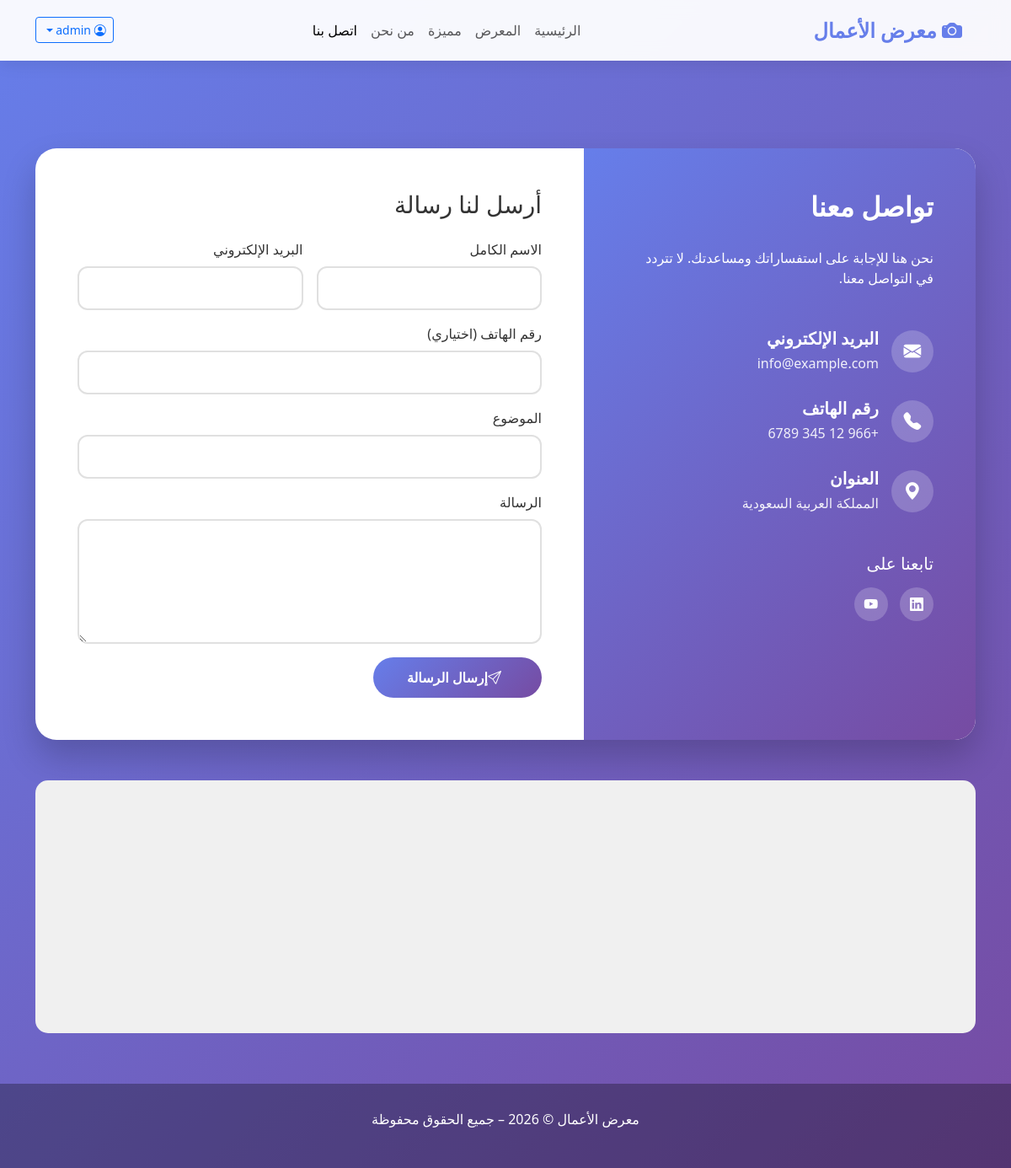
The page /contact (signed in) on the database its author committed.
### app.py (models this page shows, shortened)
class SiteSettings(db.Model):
    id = db.Column(db.Integer, primary_key=True)
    site_title = db.Column(db.String(200), default='معرض الأعمال')
    site_description = db.Column(db.Text, default='مرحباً بكم في معرض أعمالنا')
    site_logo = db.Column(db.String(500))
    favicon = db.Column(db.String(500))
    contact_email = db.Column(db.String(200))
    social_links = db.Column(db.JSON)
    theme_color = db.Column(db.String(20), default='#667eea')
    qr_code_text = db.Column(db.Text)
    google_analytics_id = db.Column(db.String(50))
    updated_at = db.Column(db.DateTime, onupdate=datetime.utcnow)

class User(UserMixin, db.Model):
    id = db.Column(db.Integer, primary_key=True)
    username = db.Column(db.String(80), unique=True, nullable=False)
    email = db.Column(db.String(120), unique=True, nullable=False)
    password_hash = db.Column(db.String(200), nullable=False)
    role = db.Column(db.String(20), default='viewer')  # admin, editor, viewer
    created_at = db.Column(db.DateTime, default=datetime.utcnow)
    last_login = db.Column(db.DateTime)
    is_active = db.Column(db.Boolean, default=True)

### app.py (the view, shortened to what this page needs)
@app.route('/contact', methods=['GET', 'POST'])
def contact():
    settings = SiteSettings.query.first()
    categories = Category.query.all()
    return render_template('contact.html', settings=settings, categories=categories)

### app.py (called while the page is built)
@login_manager.user_loader
def load_user(user_id):
    return User.query.get(int(user_id))

### templates/contact.html (shortened to what this page needs)
<!DOCTYPE html>
<html dir="rtl" lang="ar">
<head>
    <link href="https://cdn.jsdelivr.net/npm/bootstrap@5.3.0/dist/css/bootstrap.min.css" rel="stylesheet">
    <link rel="stylesheet" href="https://cdn.jsdelivr.net/npm/bootstrap-icons@1.11.0/font/bootstrap-icons.css">
</head>
<body>
    <nav class="navbar navbar-expand-lg fixed-top">
        <div class="container">
            <a class="navbar-brand" href="{{ url_for('index') }}">
                {% if settings and settings.site_logo %}
                    <img src="{{ settings.site_logo }}" alt="شعار">
                {% else %}
                    <span style="color: var(--primary-color); font-weight: 700; font-size: 1.5rem;">
                        <i class="bi bi-camera-fill"></i> {{ settings.site_title }}
                    </span>
                {% endif %}
            </a>
            <div class="collapse navbar-collapse" id="navbarNav">
                <ul class="navbar-nav mx-auto">
                    <li class="nav-item"><a class="nav-link" href="{{ url_for('index') }}">الرئيسية</a></li>
                    <li class="nav-item"><a class="nav-link" href="{{ url_for('index') }}#gallery">المعرض</a></li>
                    <li class="nav-item"><a class="nav-link" href="{{ url_for('index') }}#featured">مميزة</a></li>
                    <li class="nav-item"><a class="nav-link" href="{{ url_for('about') }}">من نحن</a></li>
                    <li class="nav-item"><a class="nav-link active" href="{{ url_for('contact') }}">اتصل بنا</a></li>
                </ul>
                <div class="d-flex align-items-center gap-2">
                    {% if current_user.is_authenticated %}
                    <div class="dropdown">
                        <button class="btn btn-sm btn-outline-primary dropdown-toggle" type="button" data-bs-toggle="dropdown">
                            <i class="bi bi-person-circle"></i> {{ current_user.username }}
                        </button>
                    </div>
                    {% else %}
                    <a class="btn btn-sm btn-outline-primary" href="{{ url_for('login') }}">دخول</a>
                    <a class="btn btn-sm btn-primary" href="{{ url_for('register') }}">تسجيل</a>
                    {% endif %}
                </div>
            </div>
        </div>
    </nav>
    <div style="height: 76px;"></div>
    <section class="contact-section">
        <div class="container">
            <div class="contact-card">
                <div class="row g-0">
                    <div class="col-lg-5">
                        <div class="contact-info">
                            <h3>تواصل معنا</h3>
                            <p class="mb-5">نحن هنا للإجابة على استفساراتك ومساعدتك. لا تتردد في التواصل معنا.</p>
                            <div class="info-item">
                                <div class="info-icon">
                                    <i class="bi bi-envelope-fill"></i>
                                </div>
                                <div class="info-text">
                                    <h5>البريد الإلكتروني</h5>
                                    <p>{{ settings.contact_email or 'info@example.com' }}</p>
                                </div>
                            </div>
                            <div class="info-item">
                                <div class="info-icon">
                                    <i class="bi bi-telephone-fill"></i>
                                </div>
                                <div class="info-text">
                                    <h5>رقم الهاتف</h5>
                                    <p>+966 12 345 6789</p>
                                </div>
                            </div>
                            <div class="info-item">
                                <div class="info-icon">
                                    <i class="bi bi-geo-alt-fill"></i>
                                </div>
                                <div class="info-text">
                                    <h5>العنوان</h5>
                                    <p>المملكة العربية السعودية</p>
                                </div>
                            </div>
                            <h5 class="mt-5 mb-3">تابعنا على</h5>
                            <div class="social-links">
                                <a href="#"><i class="bi bi-linkedin"></i></a>
                                <a href="#"><i class="bi bi-youtube"></i></a>
                            </div>
                        </div>
                    </div>
                    <div class="col-lg-7">
                        <div class="contact-form">
                            <h3 class="mb-4">أرسل لنا رسالة</h3>
                            <form action="#" method="POST">
                                <div class="row g-3">
                                    <div class="col-md-6">
                                        <label class="form-label">الاسم الكامل</label>
                                        <input type="text" class="form-control" required>
                                    </div>
                                    <div class="col-md-6">
                                        <label class="form-label">البريد الإلكتروني</label>
                                        <input type="email" class="form-control" required>
                                    </div>
                                    <div class="col-12">
                                        <label class="form-label">رقم الهاتف (اختياري)</label>
                                        <input type="tel" class="form-control">
                                    </div>
                                    <div class="col-12">
                                        <label class="form-label">الموضوع</label>
                                        <input type="text" class="form-control" required>
                                    </div>
                                    <div class="col-12">
                                        <label class="form-label">الرسالة</label>
                                        <textarea class="form-control" rows="5" required></textarea>
                                    </div>
                                    <div class="col-12">
                                        <button type="submit" class="btn-send">
                                            <i class="bi bi-send me-2"></i>إرسال الرسالة
                                        </button>
                                    </div>
                                </div>
                            </form>
                        </div>
                    </div>
                </div>
            </div>
            <div class="map-container mt-5">
                <iframe src="https://www.google.com/maps/embed?pb=!1m18!1m12!1m3!1d3719.935834622752!2d39.17232431500933!3d21.52498248524076!2m3!1f0!2f0!3f0!3m2!1i1024!2i768!4f13.1!3m3!1m2!1s0x15c3cfbb6e5f3b7b%3A0x5c1a4c8c9e9b9c1d!2sJeddah!5e0!3m2!1sen!2ssa!4v1647852467890!5m2!1sen!2ssa" width="100%" height="100%" style="border:0;" allowfullscreen="" loading="lazy"></iframe>
            </div>
        </div>
    </section>
    <footer class="footer">
        <div class="container">
            <p>{{ settings.site_title }} &copy; 2026 – جميع الحقوق محفوظة</p>
        </div>
    </footer>
</body>
</html>

### rows shown on the page
SiteSettings: site_title "معرض الأعمال", contact_email "info@example.com"
User: username "admin"
